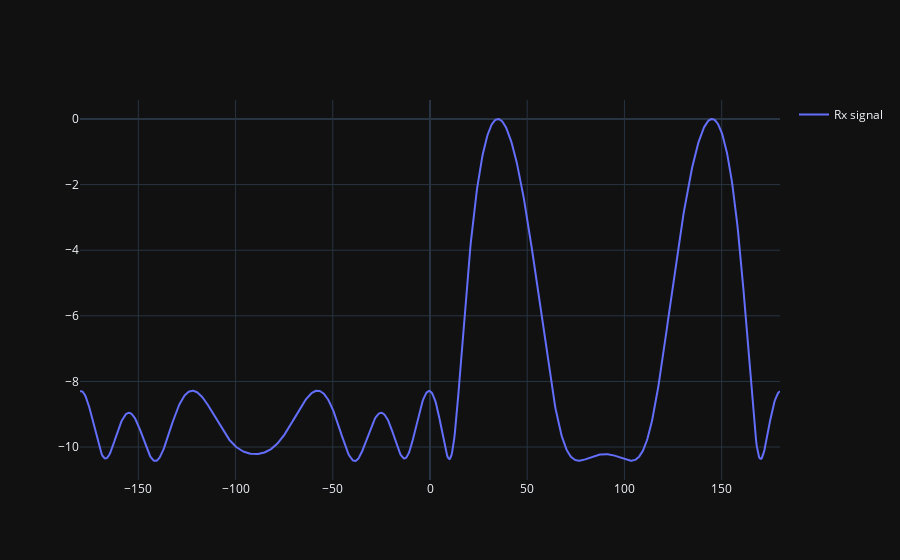

The notebook cell saved with this chart:
### Markdown cell above
# Create N beams and visualise energy on each beam

### Code cell
theta_scan = np.linspace(-1*np.pi, np.pi, 1000) # 1000 different thetas between -180 and +180 degrees
results = []
for theta_i in theta_scan:
   w = beamforming.create_steering_vectors(antena_rx_nbr, antena_spacing, theta_i)
   X_weighted = beamforming.beamforming(rx_signals, w)
   results.append(10*np.log10(np.var(X_weighted))) # power in signal, in dB so its easier to see small and large lobes at the same time
results -= np.max(results) # normalize (optional)

# print angle that gave us the max value
print(theta_scan[np.argmax(results)] * 180 / np.pi) # 19.99999999999998

if use_matplotlib:
   plt.plot(theta_scan*180/np.pi, results) # lets plot angle in degrees 
   plt.xlabel("Theta [Degrees]")
   plt.ylabel("DOA Metric")
   plt.grid()
   plt.show()
else:
   fig = go.Figure()
   fig.add_trace(go.Scatter(x=theta_scan*180/np.pi, y=results, mode='lines', name="Rx signal", showlegend=True))
   fig.update_layout(template="plotly_dark")
   fig.show()

### Figure 1 — Plotly figure (JSON) as saved in the notebook; plotly's stock layout.template omitted (floating-point values rounded to 4 significant figures; data arrays with more than 128 entries replaced by an {"elided": "..."} marker saying what was removed)
{"data": [{"mode": "lines", "name": "Rx signal", "showlegend": true, "type": "scatter", "x": {"elided": "1000 float values"}, "y": {"elided": "1000 float values"}}], "layout": {}}
